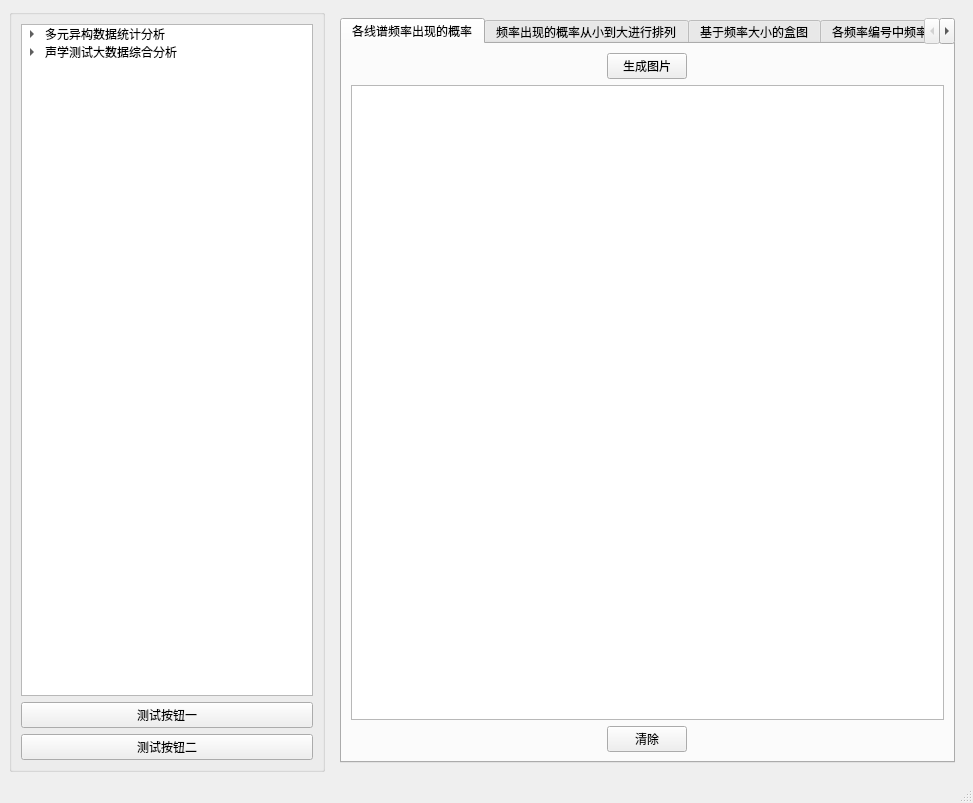
<?xml version="1.0" encoding="UTF-8"?>
<ui version="4.0">
 <class>MainWindow</class>
 <widget class="QMainWindow" name="MainWindow">
  <property name="geometry">
   <rect>
    <x>0</x>
    <y>0</y>
    <width>973</width>
    <height>803</height>
   </rect>
  </property>
  <property name="windowTitle">
   <string>MainWindow</string>
  </property>
  <widget class="QWidget" name="centralwidget">
   <layout class="QHBoxLayout" name="horizontalLayout_4" stretch="1,2">
    <item>
     <layout class="QHBoxLayout" name="horizontalLayout" stretch="0">
      <item>
       <widget class="QGroupBox" name="groupBox">
        <property name="title">
         <string/>
        </property>
        <layout class="QVBoxLayout" name="verticalLayout_23">
         <item>
          <widget class="QTreeWidget" name="treeWidget">
           <attribute name="headerVisible">
            <bool>false</bool>
           </attribute>
           <column>
            <property name="text">
             <string>功能列表</string>
            </property>
           </column>
           <item>
            <property name="text">
             <string>多元异构数据统计分析</string>
            </property>
            <item>
             <property name="text">
              <string>各频率出现的概率及分布</string>
             </property>
            </item>
            <item>
             <property name="text">
              <string>固定某一频率其它频率出现的概率</string>
             </property>
            </item>
            <item>
             <property name="text">
              <string>各频率对应位置点的聚类分析</string>
             </property>
            </item>
            <item>
             <property name="text">
              <string>固定频率下位置信息的统计特性</string>
             </property>
            </item>
            <item>
             <property name="text">
              <string>固定频率下强度信息的统计特性</string>
             </property>
            </item>
            <item>
             <property name="text">
              <string>辐射噪声线谱的位置与强度联合分析</string>
             </property>
            </item>
           </item>
           <item>
            <property name="text">
             <string>声学测试大数据综合分析</string>
            </property>
            <item>
             <property name="text">
              <string>振动噪声的位置与强度统计分析</string>
             </property>
            </item>
            <item>
             <property name="text">
              <string>艇端振动噪声与辐射噪声数据映射关系分析</string>
             </property>
            </item>
           </item>
          </widget>
         </item>
         <item>
          <widget class="QPushButton" name="pushButton_39">
           <property name="text">
            <string>测试按钮一</string>
           </property>
          </widget>
         </item>
         <item>
          <widget class="QPushButton" name="pushButton_40">
           <property name="text">
            <string>测试按钮二</string>
           </property>
          </widget>
         </item>
        </layout>
       </widget>
      </item>
     </layout>
    </item>
    <item>
     <widget class="QStackedWidget" name="stackedWidget">
      <property name="currentIndex">
       <number>0</number>
      </property>
      <widget class="QWidget" name="page">
       <layout class="QVBoxLayout" name="verticalLayout_21">
        <item>
         <widget class="QTabWidget" name="tabWidget">
          <property name="currentIndex">
           <number>0</number>
          </property>
          <widget class="QWidget" name="tab">
           <attribute name="title">
            <string>各线谱频率出现的概率</string>
           </attribute>
           <layout class="QVBoxLayout" name="verticalLayout_15">
            <item>
             <layout class="QHBoxLayout" name="horizontalLayout_2">
              <item>
               <widget class="QPushButton" name="pushButton">
                <property name="sizePolicy">
                 <sizepolicy hsizetype="Fixed" vsizetype="Fixed">
                  <horstretch>0</horstretch>
                  <verstretch>0</verstretch>
                 </sizepolicy>
                </property>
                <property name="text">
                 <string>生成图片</string>
                </property>
               </widget>
              </item>
             </layout>
            </item>
            <item>
             <widget class="QGraphicsView" name="graphicsView"/>
            </item>
            <item>
             <layout class="QHBoxLayout" name="horizontalLayout_3">
              <item>
               <widget class="QPushButton" name="pushButton_2">
                <property name="sizePolicy">
                 <sizepolicy hsizetype="Fixed" vsizetype="Fixed">
                  <horstretch>0</horstretch>
                  <verstretch>0</verstretch>
                 </sizepolicy>
                </property>
                <property name="text">
                 <string>清除</string>
                </property>
               </widget>
              </item>
             </layout>
            </item>
           </layout>
          </widget>
          <widget class="QWidget" name="tab_2">
           <attribute name="title">
            <string>频率出现的概率从小到大进行排列</string>
           </attribute>
           <layout class="QVBoxLayout" name="verticalLayout_16">
            <item>
             <widget class="QPushButton" name="pushButton_4">
              <property name="text">
               <string>生成图片</string>
              </property>
             </widget>
            </item>
            <item>
             <widget class="QGraphicsView" name="graphicsView_2"/>
            </item>
            <item>
             <widget class="QPushButton" name="pushButton_3">
              <property name="text">
               <string>清除</string>
              </property>
             </widget>
            </item>
           </layout>
          </widget>
          <widget class="QWidget" name="tab_6">
           <attribute name="title">
            <string>基于频率大小的盒图</string>
           </attribute>
           <layout class="QVBoxLayout" name="verticalLayout_17">
            <item>
             <widget class="QPushButton" name="pushButton_6">
              <property name="text">
               <string>生成图片</string>
              </property>
             </widget>
            </item>
            <item>
             <widget class="QGraphicsView" name="graphicsView_3"/>
            </item>
            <item>
             <widget class="QPushButton" name="pushButton_5">
              <property name="text">
               <string>清除</string>
              </property>
             </widget>
            </item>
           </layout>
          </widget>
          <widget class="QWidget" name="tab_7">
           <attribute name="title">
            <string>各频率编号中频率重叠分析</string>
           </attribute>
           <layout class="QVBoxLayout" name="verticalLayout_18">
            <item>
             <widget class="QPushButton" name="pushButton_8">
              <property name="text">
               <string>生成图片</string>
              </property>
             </widget>
            </item>
            <item>
             <widget class="QGraphicsView" name="graphicsView_4"/>
            </item>
            <item>
             <widget class="QPushButton" name="pushButton_7">
              <property name="text">
               <string>清除</string>
              </property>
             </widget>
            </item>
           </layout>
          </widget>
          <widget class="QWidget" name="tab_8">
           <attribute name="title">
            <string>频率编号中的频率出现频次直方图</string>
           </attribute>
           <layout class="QVBoxLayout" name="verticalLayout_19">
            <item>
             <widget class="QPushButton" name="pushButton_10">
              <property name="text">
               <string>生成图片</string>
              </property>
             </widget>
            </item>
            <item>
             <widget class="QGraphicsView" name="graphicsView_5"/>
            </item>
            <item>
             <widget class="QPushButton" name="pushButton_9">
              <property name="text">
               <string>清除</string>
              </property>
             </widget>
            </item>
           </layout>
          </widget>
         </widget>
        </item>
       </layout>
      </widget>
      <widget class="QWidget" name="page_3">
       <layout class="QVBoxLayout" name="verticalLayout_20">
        <item>
         <widget class="QTabWidget" name="tabWidget_3">
          <property name="currentIndex">
           <number>1</number>
          </property>
          <widget class="QWidget" name="tab_9">
           <attribute name="title">
            <string>某频率出现时其它频率出现的概率</string>
           </attribute>
           <layout class="QVBoxLayout" name="verticalLayout_13">
            <item>
             <widget class="QPushButton" name="pushButton_12">
              <property name="text">
               <string>生成图片</string>
              </property>
             </widget>
            </item>
            <item>
             <widget class="QGraphicsView" name="graphicsView_6"/>
            </item>
            <item>
             <widget class="QPushButton" name="pushButton_11">
              <property name="text">
               <string>清除</string>
              </property>
             </widget>
            </item>
           </layout>
          </widget>
          <widget class="QWidget" name="tab_10">
           <attribute name="title">
            <string>某频率出现时其它频率出现的概率从小到大排列</string>
           </attribute>
           <layout class="QVBoxLayout" name="verticalLayout_14">
            <item>
             <widget class="QPushButton" name="pushButton_14">
              <property name="text">
               <string>生成图片</string>
              </property>
             </widget>
            </item>
            <item>
             <widget class="QGraphicsView" name="graphicsView_7"/>
            </item>
            <item>
             <widget class="QPushButton" name="pushButton_13">
              <property name="text">
               <string>清除</string>
              </property>
             </widget>
            </item>
           </layout>
          </widget>
         </widget>
        </item>
       </layout>
      </widget>
      <widget class="QWidget" name="page_2">
       <layout class="QVBoxLayout" name="verticalLayout_22">
        <item>
         <widget class="QTabWidget" name="tabWidget_2">
          <property name="currentIndex">
           <number>1</number>
          </property>
          <widget class="QWidget" name="tab_3">
           <attribute name="title">
            <string>K-means聚类方法</string>
           </attribute>
           <layout class="QVBoxLayout" name="verticalLayout_11">
            <item>
             <widget class="QPushButton" name="pushButton_16">
              <property name="text">
               <string>生成图片</string>
              </property>
             </widget>
            </item>
            <item>
             <widget class="QGraphicsView" name="graphicsView_8"/>
            </item>
            <item>
             <widget class="QPushButton" name="pushButton_15">
              <property name="text">
               <string>清除</string>
              </property>
             </widget>
            </item>
           </layout>
          </widget>
          <widget class="QWidget" name="tab_4">
           <attribute name="title">
            <string>DBSCAN聚类方法</string>
           </attribute>
           <layout class="QVBoxLayout" name="verticalLayout_12">
            <item>
             <widget class="QPushButton" name="pushButton_18">
              <property name="text">
               <string>生成图片</string>
              </property>
             </widget>
            </item>
            <item>
             <widget class="QGraphicsView" name="graphicsView_9"/>
            </item>
            <item>
             <widget class="QPushButton" name="pushButton_17">
              <property name="text">
               <string>清除</string>
              </property>
             </widget>
            </item>
           </layout>
          </widget>
         </widget>
        </item>
       </layout>
      </widget>
      <widget class="QWidget" name="page_4">
       <layout class="QVBoxLayout" name="verticalLayout_27">
        <item>
         <widget class="QTabWidget" name="tabWidget_4">
          <property name="currentIndex">
           <number>0</number>
          </property>
          <widget class="QWidget" name="tab_5">
           <attribute name="title">
            <string>直方图与正态分布</string>
           </attribute>
           <layout class="QVBoxLayout" name="verticalLayout_8">
            <item>
             <widget class="QPushButton" name="pushButton_20">
              <property name="text">
               <string>生成图片</string>
              </property>
             </widget>
            </item>
            <item>
             <widget class="QGraphicsView" name="graphicsView_10"/>
            </item>
            <item>
             <widget class="QPushButton" name="pushButton_19">
              <property name="text">
               <string>清除</string>
              </property>
             </widget>
            </item>
           </layout>
          </widget>
          <widget class="QWidget" name="tab_11">
           <attribute name="title">
            <string>正态分布Q-Q图</string>
           </attribute>
           <layout class="QVBoxLayout" name="verticalLayout_9">
            <item>
             <widget class="QPushButton" name="pushButton_22">
              <property name="text">
               <string>生成图片</string>
              </property>
             </widget>
            </item>
            <item>
             <widget class="QGraphicsView" name="graphicsView_11"/>
            </item>
            <item>
             <widget class="QPushButton" name="pushButton_21">
              <property name="text">
               <string>清除</string>
              </property>
             </widget>
            </item>
           </layout>
          </widget>
          <widget class="QWidget" name="tab_12">
           <attribute name="title">
            <string>各线谱频率对应潜艇位置图</string>
           </attribute>
           <layout class="QVBoxLayout" name="verticalLayout_10">
            <item>
             <widget class="QPushButton" name="pushButton_24">
              <property name="text">
               <string>生成图片</string>
              </property>
             </widget>
            </item>
            <item>
             <widget class="QGraphicsView" name="graphicsView_12"/>
            </item>
            <item>
             <widget class="QPushButton" name="pushButton_23">
              <property name="text">
               <string>清除</string>
              </property>
             </widget>
            </item>
           </layout>
          </widget>
         </widget>
        </item>
       </layout>
      </widget>
      <widget class="QWidget" name="page_5">
       <layout class="QVBoxLayout" name="verticalLayout_24">
        <item>
         <widget class="QTabWidget" name="tabWidget_5">
          <property name="currentIndex">
           <number>0</number>
          </property>
          <widget class="QWidget" name="tab_13">
           <attribute name="title">
            <string>辐射噪声线谱的位置与强度散点图</string>
           </attribute>
           <layout class="QVBoxLayout" name="verticalLayout_5">
            <item>
             <widget class="QPushButton" name="pushButton_26">
              <property name="text">
               <string>生成图片</string>
              </property>
             </widget>
            </item>
            <item>
             <widget class="QGraphicsView" name="graphicsView_13"/>
            </item>
            <item>
             <widget class="QPushButton" name="pushButton_25">
              <property name="text">
               <string>清除</string>
              </property>
             </widget>
            </item>
           </layout>
          </widget>
          <widget class="QWidget" name="tab_14">
           <attribute name="title">
            <string>辐射噪声线谱的位置/强度/频率散点图</string>
           </attribute>
           <layout class="QVBoxLayout" name="verticalLayout_6">
            <item>
             <widget class="QPushButton" name="pushButton_28">
              <property name="text">
               <string>生成图片</string>
              </property>
             </widget>
            </item>
            <item>
             <widget class="QGraphicsView" name="graphicsView_14"/>
            </item>
            <item>
             <widget class="QPushButton" name="pushButton_27">
              <property name="text">
               <string>清除</string>
              </property>
             </widget>
            </item>
           </layout>
          </widget>
          <widget class="QWidget" name="tab_15">
           <attribute name="title">
            <string>各线谱频率与强度在潜艇中的位置</string>
           </attribute>
           <layout class="QVBoxLayout" name="verticalLayout_7">
            <item>
             <widget class="QPushButton" name="pushButton_30">
              <property name="text">
               <string>生成图片</string>
              </property>
             </widget>
            </item>
            <item>
             <widget class="QGraphicsView" name="graphicsView_15"/>
            </item>
            <item>
             <widget class="QPushButton" name="pushButton_29">
              <property name="text">
               <string>清除</string>
              </property>
             </widget>
            </item>
           </layout>
          </widget>
         </widget>
        </item>
       </layout>
      </widget>
      <widget class="QWidget" name="page_6">
       <layout class="QVBoxLayout" name="verticalLayout_25">
        <item>
         <widget class="QTabWidget" name="tabWidget_6">
          <property name="currentIndex">
           <number>1</number>
          </property>
          <widget class="QWidget" name="tab_16">
           <attribute name="title">
            <string>固定频率振动噪声位置/强度关系图</string>
           </attribute>
           <layout class="QVBoxLayout" name="verticalLayout_3">
            <item>
             <widget class="QPushButton" name="pushButton_32">
              <property name="text">
               <string>生成图片</string>
              </property>
             </widget>
            </item>
            <item>
             <widget class="QGraphicsView" name="graphicsView_16"/>
            </item>
            <item>
             <widget class="QPushButton" name="pushButton_31">
              <property name="text">
               <string>清除</string>
              </property>
             </widget>
            </item>
           </layout>
          </widget>
          <widget class="QWidget" name="tab_17">
           <attribute name="title">
            <string>固定频率振动噪声位置/强度关系合图</string>
           </attribute>
           <layout class="QVBoxLayout" name="verticalLayout_4">
            <item>
             <widget class="QPushButton" name="pushButton_34">
              <property name="text">
               <string>生成图片</string>
              </property>
             </widget>
            </item>
            <item>
             <widget class="QGraphicsView" name="graphicsView_17"/>
            </item>
            <item>
             <widget class="QPushButton" name="pushButton_33">
              <property name="text">
               <string>清除</string>
              </property>
             </widget>
            </item>
           </layout>
          </widget>
         </widget>
        </item>
       </layout>
      </widget>
      <widget class="QWidget" name="page_7">
       <layout class="QVBoxLayout" name="verticalLayout_26">
        <item>
         <widget class="QTabWidget" name="tabWidget_7">
          <property name="currentIndex">
           <number>0</number>
          </property>
          <widget class="QWidget" name="tab_18">
           <attribute name="title">
            <string>由辐射噪声映射振动噪声</string>
           </attribute>
           <layout class="QVBoxLayout" name="verticalLayout">
            <item>
             <widget class="QPushButton" name="pushButton_36">
              <property name="text">
               <string>生成图片</string>
              </property>
             </widget>
            </item>
            <item>
             <widget class="QGraphicsView" name="graphicsView_18"/>
            </item>
            <item>
             <widget class="QPushButton" name="pushButton_35">
              <property name="text">
               <string>清除</string>
              </property>
             </widget>
            </item>
           </layout>
          </widget>
          <widget class="QWidget" name="tab_19">
           <attribute name="title">
            <string>由振动噪声映射辐射噪声</string>
           </attribute>
           <layout class="QVBoxLayout" name="verticalLayout_2">
            <item>
             <widget class="QPushButton" name="pushButton_38">
              <property name="text">
               <string>生成图片</string>
              </property>
             </widget>
            </item>
            <item>
             <widget class="QGraphicsView" name="graphicsView_19"/>
            </item>
            <item>
             <widget class="QPushButton" name="pushButton_37">
              <property name="text">
               <string>清除</string>
              </property>
             </widget>
            </item>
           </layout>
          </widget>
         </widget>
        </item>
       </layout>
      </widget>
     </widget>
    </item>
   </layout>
  </widget>
  <widget class="QMenuBar" name="menubar">
   <property name="geometry">
    <rect>
     <x>0</x>
     <y>0</y>
     <width>973</width>
     <height>23</height>
    </rect>
   </property>
  </widget>
  <widget class="QStatusBar" name="statusbar"/>
 </widget>
 <resources/>
 <connections/>
</ui>
